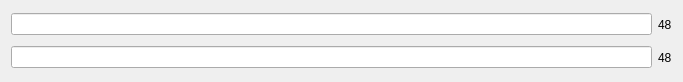
                        <widget class="QWidget" name="scrollAreaWidgetContents_9">
                         <property name="geometry">
                          <rect>
                           <x>0</x>
                           <y>0</y>
                           <width>683</width>
                           <height>82</height>
                          </rect>
                         </property>
                         <layout class="QVBoxLayout" name="verticalLayout_42">
                          <item>
                           <layout class="QHBoxLayout" name="horizontalLayout_16">
                            <item>
                             <widget class="QLineEdit" name="lineEdit_tc4_1">
                              <property name="maxLength">
                               <number>48</number>
                              </property>
                             </widget>
                            </item>
                            <item>
                             <widget class="QLabel" name="label_tclimit_7">
                              <property name="text">
                               <string>48</string>
                              </property>
                             </widget>
                            </item>
                           </layout>
                          </item>
                          <item>
                           <layout class="QHBoxLayout" name="horizontalLayout_17">
                            <item>
                             <widget class="QLineEdit" name="lineEdit_tc4_2">
                              <property name="maxLength">
                               <number>48</number>
                              </property>
                             </widget>
                            </item>
                            <item>
                             <widget class="QLabel" name="label_tclimit_8">
                              <property name="text">
                               <string>48</string>
                              </property>
                             </widget>
                            </item>
                           </layout>
                          </item>
                         </layout>
                        </widget>
